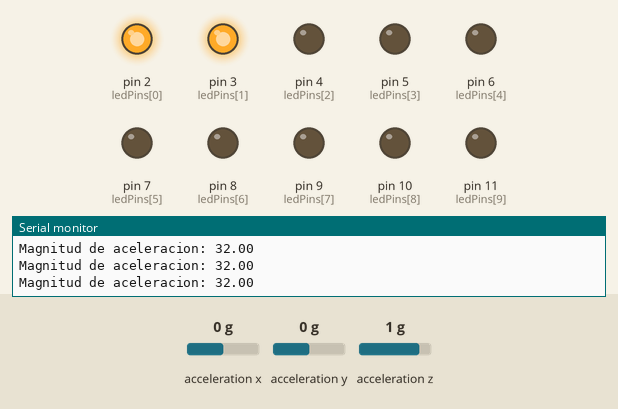
Recording of a sketch running on a simulated Arduino Uno, built with avr-gcc and run on an emulated ATmega328P. Parts: output pins drawn as LEDs (lit = HIGH), the last lines printed to the serial monitor. The inputs (shaded band) are chosen by the test bench; at power-on: acceleration x 0 g, acceleration y 0 g, acceleration z 1 g. The audio player accepts every command and is not drawn.

Above: at 1.7 s.
1.8 s: acceleration x set to -0.9 g
3.3 s: acceleration x set to -1.2 g
At 4.5 s:
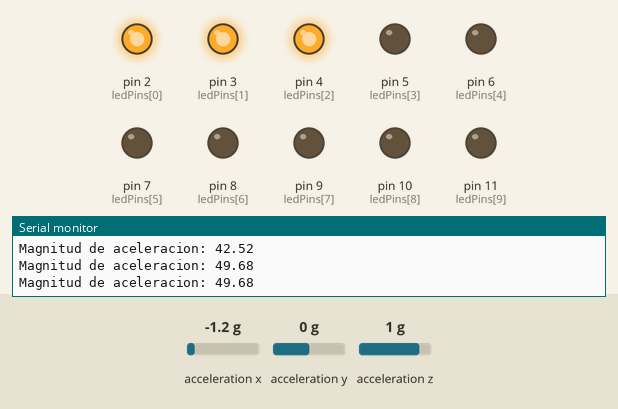
5.0 s: acceleration y set to -0.3 g
At 5.9 s:
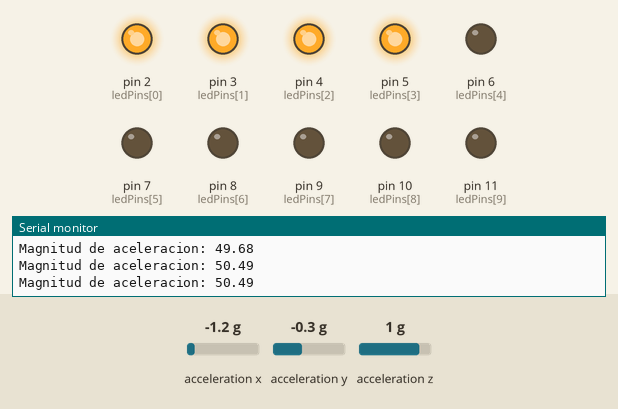
6.5 s: acceleration z set to -1.4 g
At 7.2 s:
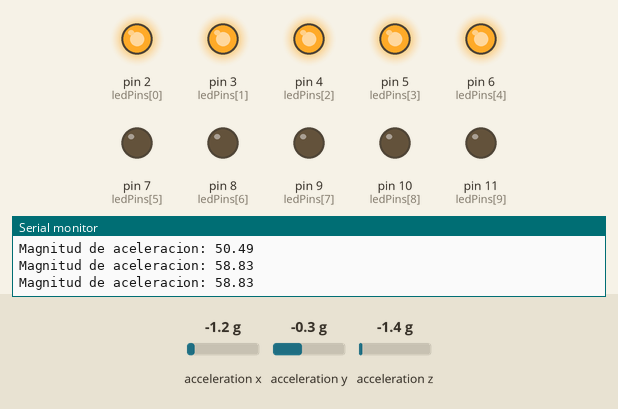
8.0 s: acceleration y set to -0.8 g
9.5 s: acceleration y set to -1.1 g
At 10.3 s:
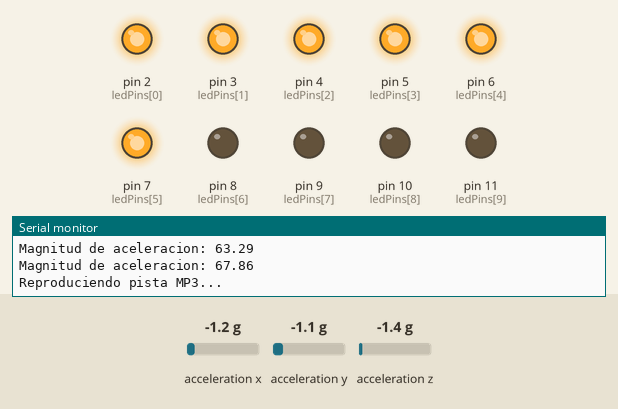
Timing chart, 0 to 12.0 s (numbered marks = the images above; inputs shaded):
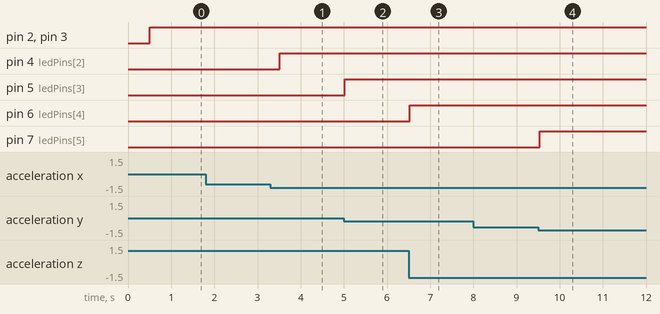

The sketch:

TALLER-2-BIMESTRE-3-DENIS.ino
```cpp
/* CENTRO EDUCATIVO TECNICO LABORAL KINAL
  Denis Estuardo de Jesús Ramírez Padilla
  Taller de Electronica en dispositivos digitales
  Tercer Bimestre
  Practica 2
  2020288

*/

//Librerias usadas para el proyecto
#include <Wire.h>
#include <SparkFun_ADXL345.h>
#include "SoftwareSerial.h"
#include "DFRobotDFPlayerMini.h"

ADXL345 acelerometro_ADXL345; // Objeto para el acelerómetro ADXL345

const int numLeds = 10; // Número total de LEDs
const int ledPins[] = {2, 3, 4, 5, 6, 7, 8, 9, 10, 11}; // Pines de los LEDs
const int mercalli[] = {30, 47, 50, 55, 65, 70, 85, 90, 95, 100};  // Valores de magnitud para usar la escala Mercalli

// Configuración para el DFMiniplayer
SoftwareSerial mySoftwareSerial(13, 12); // RX, TX para el DFMiniplayer
DFRobotDFPlayerMini player;

void setup() {
  Serial.begin(9600);
  Serial.println("Uso del acelerometro ADXL345");

  acelerometro_ADXL345.powerOn(); // Enciende el acelerómetro
  acelerometro_ADXL345.setRangeSetting(16); // Configura el rango de ±16g

  // Inicializa los pines de los LEDs
  for (int i = 0; i < numLeds; i++) {
    pinMode(ledPins[i], OUTPUT);
    digitalWrite(ledPins[i], LOW); // Apaga todos los LEDs al inicio
  }

  // Inicialización del DFMiniplayer
  mySoftwareSerial.begin(9600);
  if (!player.begin(mySoftwareSerial)) {
    Serial.println("Error al iniciar el DFMiniplayer");
  } else {
    Serial.println("DFMiniplayer iniciado correctamente");
  }
}

void loop() {
  // Lee las aceleraciones en los ejes X, Y, Z
  int x, y, z;
  acelerometro_ADXL345.readAccel(&x, &y, &z);

  // Formula para calcular la magnitud de la aceleración
  float magnitud = sqrt(x * x + y * y + z * z);

  // Determina la intensidad Mercalli basada en la magnitud
  int intensidad = 0;
  for (int i = 0; i < numLeds; i++) {
    if (magnitud < mercalli[i]) {
      intensidad = i;
      break;
    }
  }

  // Muestra la magnitud por el puerto serial para pruebas
  Serial.print("Magnitud de aceleracion: ");
  Serial.println(magnitud);

  // Enciende los LEDs correspondientes hasta la intensidad detectada
  for (int i = 0; i <= intensidad; i++) {
    digitalWrite(ledPins[i], HIGH);
  }

  // Apaga los LEDs restantes
  for (int i = intensidad + 1; i < numLeds; i++) {
    digitalWrite(ledPins[i], LOW);
  }

  // magnitud correspondiente al inicio del dfMini Player
  if (magnitud >= 65) {
    Serial.println("Reproduciendo pista MP3...");
    player.volume(20);
    player.playMp3Folder(2); // Reproduce la pista MP3 con el número de índice 2
    delay(1000); // Espera un segundo para evitar múltiples reproducciones instantáneas
  }

  delay(500); // Espera medio segundo antes de la próxima lectura
}
```

Measured:
- the behaviour switches between -1 and -1.1 g on acceleration x (found by bisection; images 0 and 1)
- the behaviour switches between -0.1 and -0.2 g on acceleration y (found by bisection; images 1 and 2)
- the behaviour switches between -0.9 and -1 g on acceleration y (found by bisection; images 3 and 4)
- after the input at 3.3 s, pin 4 (ledPins[2]): LOW → HIGH after 0.22 s
- after the input at 5.0 s, pin 5 (ledPins[3]): LOW → HIGH at once
- after the input at 6.5 s, pin 6 (ledPins[4]): LOW → HIGH at once
- after the input at 9.5 s, pin 7 (ledPins[5]): LOW → HIGH at once
